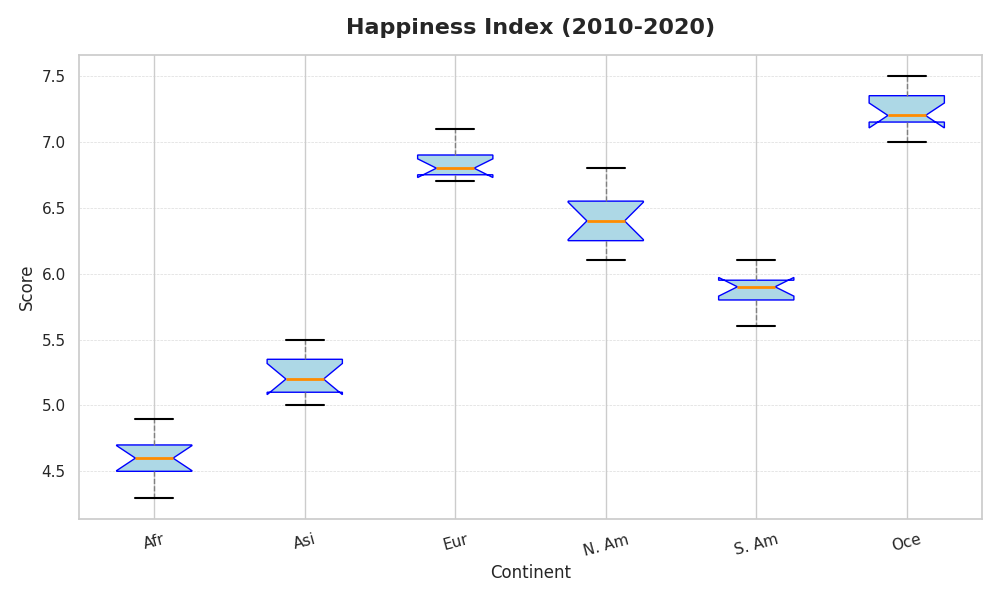

Write the Python code that produced this figure.
import matplotlib.pyplot as plt

happiness_scores_africa = [4.3, 4.5, 4.7, 4.6, 4.8, 4.4, 4.9, 4.6, 4.7, 4.5, 4.6]
happiness_scores_asia = [5.1, 5.2, 5.0, 5.4, 5.3, 5.2, 5.1, 5.3, 5.4, 5.0, 5.5]
happiness_scores_europe = [6.7, 6.8, 6.9, 6.8, 6.7, 6.9, 7.0, 6.8, 6.9, 6.7, 7.1]
happiness_scores_north_america = [6.1, 6.3, 6.2, 6.5, 6.4, 6.5, 6.2, 6.6, 6.7, 6.8, 6.4]
happiness_scores_south_america = [5.8, 5.7, 5.9, 5.8, 5.9, 6.0, 5.6, 6.1, 5.9, 5.8, 6.0]
happiness_scores_oceania = [7.2, 7.0, 7.1, 7.3, 7.4, 7.1, 7.5, 7.2, 7.3, 7.2, 7.4]

data = [
    happiness_scores_africa,
    happiness_scores_asia,
    happiness_scores_europe,
    happiness_scores_north_america,
    happiness_scores_south_america,
    happiness_scores_oceania
]

labels = ['Afr', 'Asi', 'Eur', 'N. Am', 'S. Am', 'Oce']

fig, ax = plt.subplots(figsize=(10, 6))

boxplot = ax.boxplot(
    data, 
    patch_artist=True, 
    notch=True, 
    vert=True, 
    boxprops=dict(facecolor='lightblue', color='blue'),
    whiskerprops=dict(color='gray', linestyle='--'),
    capprops=dict(color='black', linewidth=1.5),
    medianprops=dict(color='darkorange', linewidth=2),
    flierprops=dict(marker='o', color='red', markersize=5, alpha=0.5)
)

ax.set_title("Happiness Index (2010-2020)", fontsize=16, fontweight='bold', pad=15)
ax.set_xlabel("Continent", fontsize=12)
ax.set_ylabel("Score", fontsize=12)
ax.set_xticklabels(labels, fontsize=11, rotation=15)

ax.yaxis.grid(True, linestyle='--', linewidth=0.5, alpha=0.7)

plt.tight_layout()
plt.show()
